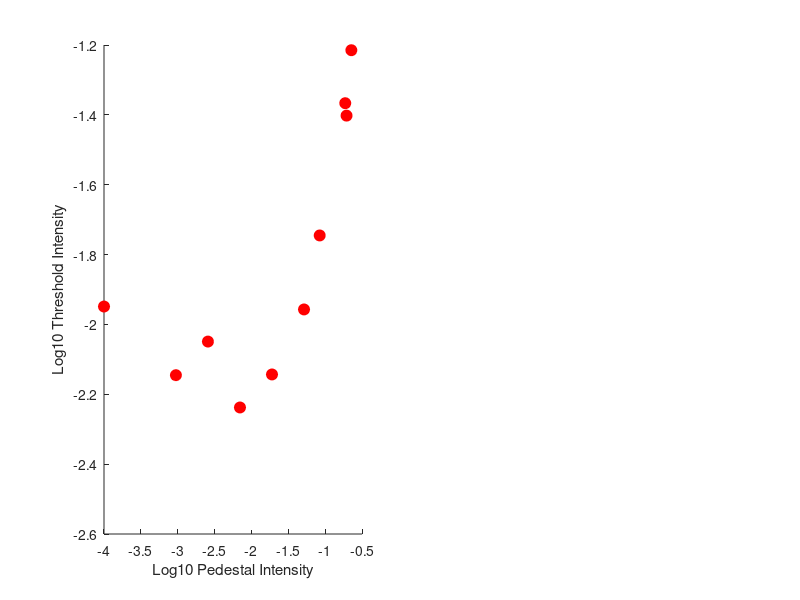

Write MATLAB code to recreate this figure. (Note: this script raises an error after producing the figure.)
%% tvcTutorial
%
% Well, how do you infer a response function from TvI/TvC data?
%
% Relies on a number of subfunctions in this same directory.
%
% 6/21/06   dhb, sra    Started in on this.
% 6/22/06   dhb         Pulled out subfunctions, removed globals, cosmetic.
% 6/23/06   sra         Added some text explanation.
%% INITIALIZE, LOAD AND PLOT SOME DATA
clear; close all;

% Here are some data.  We think these came from Hillis and Brainard
% 2005, but it doesn't really matter. The first point is really at 0
% pedestal intensity, but we don't want to screw around figuring out how to
% make MATLAB plot the log of zero right now.  [H and B report their data
% as incremental intensities rather than contrasts.  But whether it's
% intensity or contrast doesn't change any of the logic we're working
% through here.]
thePedestalIntensities = [1.0000e-04 0.00094460 0.0025677 0.0069798 0.018973 0.051574 0.084125 0.18695 0.19466 0.22611]';
theThresholds = [0.011252 0.0071570 0.0089313 0.0057842 0.0071912 0.011039 0.017978 0.042996 0.039610 0.060971]';
dataFig = figure; clf;
dataPlot = subplot(1,2,1); hold on
plot(log10(thePedestalIntensities),log10(theThresholds),'ro','MarkerSize',8,'MarkerFaceColor','r');
xlabel('Log10 Pedestal Intensity'); ylabel('Log10 Threshold Intensity');

%% FORM OF THE RESPONSE FUNCTION
% Our goal is to find the parameters of a response function that predicts
% the TvI data.  We'll use a simple Naka-Rushton function:
%   r = rMax*(g*I)^n/((g*I)^n+1)
% This function is computed by the function ComputeResponses. Below we 
% develop an intuition about the form of the response function by using
% artificial data to show how the response function changes when you change
% the parameters. We plots a response function for two choices of g.  You can also 
% explore the effect of varying n and rMax if you're into it.
rMax = 10; g0 = 2; g1 = 10; n = 3;
examplePedestals = linspace(1e-4,2,1000);
responses0 = ComputeResponses(examplePedestals,rMax,g0,n);
responses1 = ComputeResponses(examplePedestals,rMax,g1,n);
respFig = figure; clf; 
subplot(1,2,1); hold on
plot(log10(examplePedestals),responses0,'r','LineWidth',2);
plot(log10(examplePedestals),responses1,'g','LineWidth',2);
xlabel('Log10 Intensity'); ylabel('Response'); axis('square');

%% PREDICTING THRESHOLDS FROM RESPONSE
% The fitting logic goes as follows.  For any choice of response function
% parameters, we can predict the thresholds, by finding how far we need to
% increase the intensity above each pedestal to produce a constant response
% difference.  This is done here by function PredictThreshods below.  Once
% we can predict thresholds given response parameters, we can then use
% numerical search to find the parameters that minimize the error between
% the predictions and the data. Here we plot the predicted thresholds for
% the two possible response functions defined above, using the artificial 
% data examplePedestals.
 
predictions0 = PredictThresholds(examplePedestals,rMax,g0,n);
predictions1 = PredictThresholds(examplePedestals,rMax,g1,n);
figure(respFig);
subplot(1,2,2); hold on
plot(log10(examplePedestals),log10(predictions0),'r','LineWidth',1);
plot(log10(examplePedestals),log10(predictions0),'ro','MarkerSize',4);
hold on
plot(log10(examplePedestals),log10(predictions1),'g','LineWidth',1);
plot(log10(examplePedestals),log10(predictions1),'go','MarkerSize',4);
xlabel('Log10 Pedestal Intensity'); ylabel('Log10 Threshold'); axis('square')

%% FIT RESPONSE FUCNTION
% We now return to the real data. Use numerical search to find the response 
% function parameters that result in the
% best fit to the data.
%
% The function FitResponseFunctionFun computes the error to the data, given
% the parameters, pedestal intensities, and observed thresholds.
% MATLAB function fminunc peforms unconstrained minimization.  In our
% experience, fmincon works better than fminunc, even when you don't really
% want to impose any serious constraint.

% Choose initial parameters.
rMax0 = 50;
g0 = 1/mean(thePedestalIntensities);
n0 = 2;
x0=[rMax0, g0, n0];

% Set reasonable bounds on parameters
vlb = [0.1 0.001 0.1];
vub = [1000 100 20];

% Do the search and make predictions
options = optimset('fmincon');
options = optimset(options,'TolX',1e-4,'LargeScale','Off','Display','Off');
x = fmincon('FitResponseFunctionFun',x0,[],[],[],[],vlb,vub,[],options,thePedestalIntensities,theThresholds);
thePredictedThresholds = PredictThresholds(thePedestalIntensities,x(1),x(2),x(3));
thePredictedResponses = ComputeResponses(thePedestalIntensities,x(1),x(2),x(3));

%% PLOT
% We now plot the predicted thresholds and inferred response function calculated
% from the parameters from our numerical search. We compare these to the observed
% thresholds.
figure(dataFig);
subplot(dataPlot); hold on
plot(log10(thePedestalIntensities),log10(thePredictedThresholds),'b','LineWidth',2);
subplot(1,2,2); hold on
plot(log10(thePedestalIntensities),thePredictedResponses,'b','LineWidth',2);
xlabel('Log10 Pedestal Intensity'); ylabel('Inferred Response');


